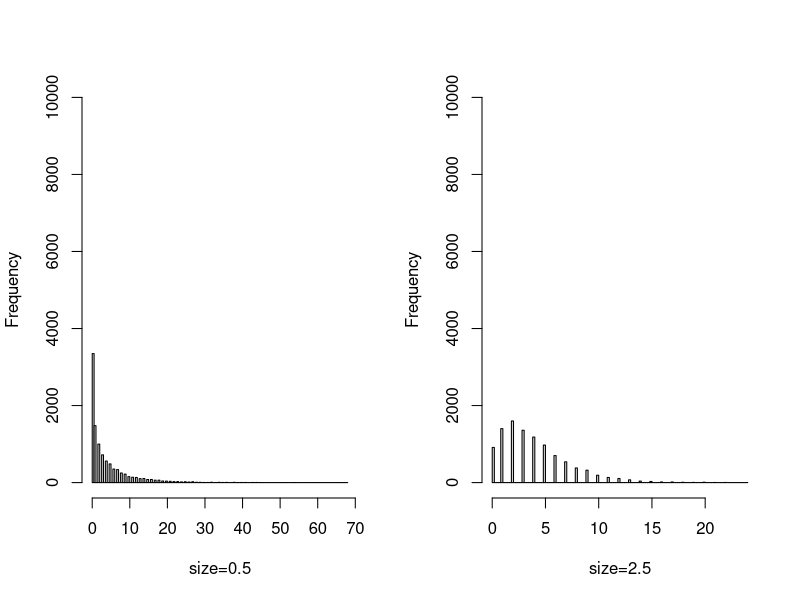

R code for this plot:
setEPS()
postscript("negativebinomial.eps",height=5.5,width=9)

par(mfrow=c(1,2))

hist(rnbinom(10000,size=0.5,mu=4),ylim=c(0,10000),main=NULL,100,xlab="size=0.5")
hist(rnbinom(10000,size=2.5,mu=4),ylim=c(0,10000),main=NULL,100,xlab="size=2.5")

dev.off()
